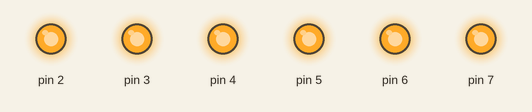
Simulated run of this sketch. Board: Arduino Uno, built with avr-gcc and run on an emulated ATmega328P. Parts: output pins drawn as LEDs (lit = HIGH).

Above: at 0.1 s.
At 2.7 s:
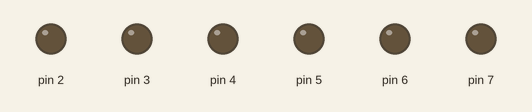
Timing chart, 0 to 3.0 s (numbered marks = the images above):
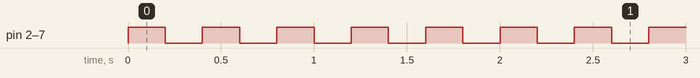

The sketch:

course_5.ino
```cpp
int BASE = 2;
int n = 6;

void setup() {
  // put your setup code here, to run once:
  for (int i = BASE; i < BASE + n; i++) {
    pinMode(i, OUTPUT);
  }
}

void loop() {
  // put your main code here, to run repeatedly:
  for (int i = BASE; i < BASE + n; i++) {
    digitalWrite(i, HIGH);

  }
  delay(200);
    // delay(200);..
  for (int i = BASE; i < BASE + n; i++) {
    digitalWrite(i, LOW);

  }
  delay(200);

}
```

Measured:
- by itself, pin 2–7: alternates HIGH for 0.20 s and LOW for 0.20 s
